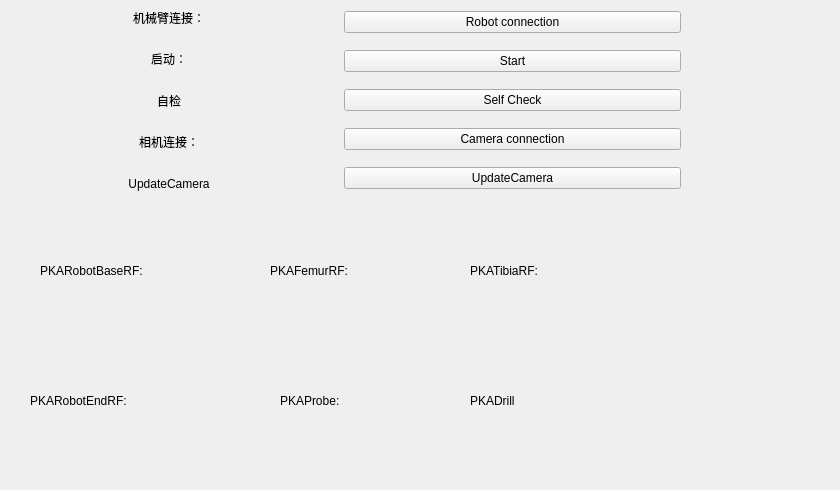
     <widget class="QWidget" name="widget">
      <attribute name="title">
       <string>设备连接</string>
      </attribute>
      <widget class="QWidget" name="horizontalLayoutWidget">
       <property name="geometry">
        <rect>
         <x>0</x>
         <y>0</y>
         <width>681</width>
         <height>201</height>
        </rect>
       </property>
       <layout class="QHBoxLayout" name="horizontalLayout_4">
        <item>
         <layout class="QVBoxLayout" name="verticalLayout_4">
          <item>
           <widget class="QLabel" name="ConnectRobotTextLabel">
            <property name="text">
             <string>机械臂连接：</string>
            </property>
            <property name="alignment">
             <set>Qt::AlignCenter</set>
            </property>
           </widget>
          </item>
          <item>
           <widget class="QLabel" name="PowerOnTextLabel">
            <property name="text">
             <string>启动：</string>
            </property>
            <property name="alignment">
             <set>Qt::AlignCenter</set>
            </property>
           </widget>
          </item>
          <item>
           <widget class="QLabel" name="PowerOffTextLabel">
            <property name="text">
             <string>自检</string>
            </property>
            <property name="alignment">
             <set>Qt::AlignCenter</set>
            </property>
           </widget>
          </item>
          <item>
           <widget class="QLabel" name="ConnectCameraTextLabel">
            <property name="text">
             <string>相机连接：</string>
            </property>
            <property name="alignment">
             <set>Qt::AlignCenter</set>
            </property>
           </widget>
          </item>
          <item>
           <widget class="QLabel" name="label_35">
            <property name="text">
             <string>UpdateCamera</string>
            </property>
            <property name="alignment">
             <set>Qt::AlignCenter</set>
            </property>
           </widget>
          </item>
         </layout>
        </item>
        <item>
         <layout class="QVBoxLayout" name="verticalLayout_3">
          <property name="leftMargin">
           <number>0</number>
          </property>
          <item>
           <widget class="QPushButton" name="ConnectKukaBtn">
            <property name="text">
             <string>Robot connection</string>
            </property>
           </widget>
          </item>
          <item>
           <widget class="QPushButton" name="StartTrackingBtn">
            <property name="text">
             <string>Start</string>
            </property>
           </widget>
          </item>
          <item>
           <widget class="QPushButton" name="SelfCheckBtn">
            <property name="text">
             <string>Self Check</string>
            </property>
           </widget>
          </item>
          <item>
           <widget class="QPushButton" name="ConnectNDIBtn">
            <property name="text">
             <string>Camera connection</string>
            </property>
           </widget>
          </item>
          <item>
           <widget class="QPushButton" name="UpdateCameraBtn">
            <property name="text">
             <string>UpdateCamera</string>
            </property>
           </widget>
          </item>
         </layout>
        </item>
       </layout>
      </widget>
      <widget class="QWidget" name="widget_2" native="true">
       <property name="geometry">
        <rect>
         <x>20</x>
         <y>220</y>
         <width>811</width>
         <height>261</height>
        </rect>
       </property>
       <widget class="QWidget" name="horizontalLayoutWidget_13">
        <property name="geometry">
         <rect>
          <x>20</x>
          <y>10</y>
          <width>208</width>
          <height>82</height>
         </rect>
        </property>
        <layout class="QHBoxLayout" name="horizontalLayout_27">
         <item>
          <widget class="QLabel" name="label_30">
           <property name="text">
            <string>PKARobotBaseRF:</string>
           </property>
          </widget>
         </item>
         <item>
          <widget class="QLabel" name="PKARobotBaseRF">
           <property name="sizePolicy">
            <sizepolicy hsizetype="Fixed" vsizetype="Fixed">
             <horstretch>0</horstretch>
             <verstretch>0</verstretch>
            </sizepolicy>
           </property>
           <property name="minimumSize">
            <size>
             <width>80</width>
             <height>80</height>
            </size>
           </property>
           <property name="text">
            <string/>
           </property>
          </widget>
         </item>
        </layout>
       </widget>
       <widget class="QWidget" name="horizontalLayoutWidget_14">
        <property name="geometry">
         <rect>
          <x>10</x>
          <y>140</y>
          <width>200</width>
          <height>82</height>
         </rect>
        </property>
        <layout class="QHBoxLayout" name="horizontalLayout_28">
         <item>
          <widget class="QLabel" name="label_31">
           <property name="text">
            <string>PKARobotEndRF:</string>
           </property>
          </widget>
         </item>
         <item>
          <widget class="QLabel" name="PKARobotEndRF">
           <property name="minimumSize">
            <size>
             <width>80</width>
             <height>80</height>
            </size>
           </property>
           <property name="text">
            <string/>
           </property>
          </widget>
         </item>
        </layout>
       </widget>
       <widget class="QWidget" name="horizontalLayoutWidget_15">
        <property name="geometry">
         <rect>
          <x>250</x>
          <y>10</y>
          <width>176</width>
          <height>82</height>
         </rect>
        </property>
        <layout class="QHBoxLayout" name="horizontalLayout_29">
         <item>
          <widget class="QLabel" name="label_32">
           <property name="text">
            <string>PKAFemurRF:</string>
           </property>
          </widget>
         </item>
         <item>
          <widget class="QLabel" name="PKAFemurRF">
           <property name="sizePolicy">
            <sizepolicy hsizetype="Expanding" vsizetype="Preferred">
             <horstretch>0</horstretch>
             <verstretch>0</verstretch>
            </sizepolicy>
           </property>
           <property name="minimumSize">
            <size>
             <width>80</width>
             <height>80</height>
            </size>
           </property>
           <property name="text">
            <string/>
           </property>
          </widget>
         </item>
        </layout>
       </widget>
       <widget class="QWidget" name="horizontalLayoutWidget_16">
        <property name="geometry">
         <rect>
          <x>260</x>
          <y>140</y>
          <width>160</width>
          <height>82</height>
         </rect>
        </property>
        <layout class="QHBoxLayout" name="horizontalLayout_30">
         <item>
          <widget class="QLabel" name="label_34">
           <property name="text">
            <string>PKAProbe:</string>
           </property>
          </widget>
         </item>
         <item>
          <widget class="QLabel" name="PKAProbe">
           <property name="minimumSize">
            <size>
             <width>80</width>
             <height>80</height>
            </size>
           </property>
           <property name="text">
            <string/>
           </property>
          </widget>
         </item>
        </layout>
       </widget>
       <widget class="QWidget" name="horizontalLayoutWidget_17">
        <property name="geometry">
         <rect>
          <x>450</x>
          <y>10</y>
          <width>176</width>
          <height>82</height>
         </rect>
        </property>
        <layout class="QHBoxLayout" name="horizontalLayout_31">
         <item>
          <widget class="QLabel" name="label_33">
           <property name="text">
            <string>PKATibiaRF:</string>
           </property>
          </widget>
         </item>
         <item>
          <widget class="QLabel" name="PKATibiaRF">
           <property name="sizePolicy">
            <sizepolicy hsizetype="Expanding" vsizetype="Preferred">
             <horstretch>0</horstretch>
             <verstretch>0</verstretch>
            </sizepolicy>
           </property>
           <property name="minimumSize">
            <size>
             <width>80</width>
             <height>80</height>
            </size>
           </property>
           <property name="text">
            <string/>
           </property>
          </widget>
         </item>
        </layout>
       </widget>
       <widget class="QWidget" name="horizontalLayoutWidget_9">
        <property name="geometry">
         <rect>
          <x>450</x>
          <y>140</y>
          <width>301</width>
          <height>82</height>
         </rect>
        </property>
        <layout class="QHBoxLayout" name="horizontalLayout_32">
         <item>
          <widget class="QLabel" name="label_37">
           <property name="sizePolicy">
            <sizepolicy hsizetype="Fixed" vsizetype="Preferred">
             <horstretch>0</horstretch>
             <verstretch>0</verstretch>
            </sizepolicy>
           </property>
           <property name="text">
            <string>PKADrill</string>
           </property>
          </widget>
         </item>
         <item>
          <widget class="QLabel" name="PKADrill">
           <property name="sizePolicy">
            <sizepolicy hsizetype="Expanding" vsizetype="Preferred">
             <horstretch>0</horstretch>
             <verstretch>0</verstretch>
            </sizepolicy>
           </property>
           <property name="minimumSize">
            <size>
             <width>80</width>
             <height>80</height>
            </size>
           </property>
           <property name="text">
            <string/>
           </property>
          </widget>
         </item>
        </layout>
       </widget>
      </widget>
     </widget>
